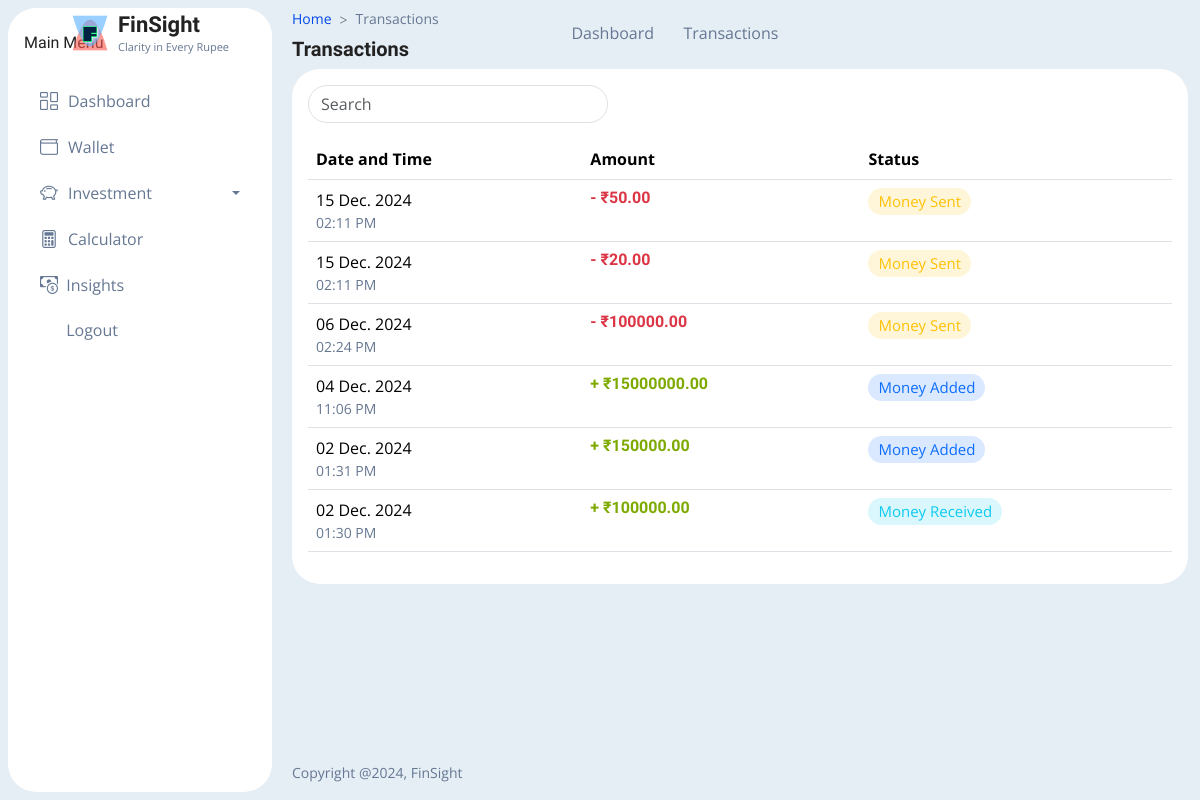
The page /dashboard/transaction/ (signed in) on the database its author committed.
### dashboard/models.py (models this page shows, shortened)
class Transaction(models.Model):
    TRANSACTION_TYPE_CHOICES = [
        ('send', 'Send Money'),
        ('receive', 'Receive Money'),
        ('add', 'Add Money'),
        ('buy_stock', 'Buy Stock'),
        ('sell_stock', 'Sell Stock'),
    ]
    user = models.ForeignKey(User, on_delete=models.SET_NULL, related_name='transactions', null=True, blank=True)
    transaction_type = models.CharField(max_length=10, choices=TRANSACTION_TYPE_CHOICES)
    amount = models.DecimalField(max_digits=10, decimal_places=2)
    date = models.DateTimeField(auto_now_add=True)

### dashboard/views.py (the view)
# urls.py: path('dashboard/transaction/', transaction, name='transaction'),
def transaction(request):
    user = request.user
    transactions = Transaction.objects.filter(user=user).order_by('-date')  # Sort by date descending
    return render(request, 'transaction.html', {
        'transactions': transactions,
    })

### dashboard/templates/transaction.html (shortened to what this page needs)
{% load static %}
<!doctype html>
<html lang="en">
<head>
    <link rel="stylesheet" href="{% static 'css/style.css' %}">
</head>
<body
    class="main-bg main-bg-opac main-bg-blur adminuiux-sidebar-fill-white adminuiux-sidebar-boxed theme-blue roundedui"
    data-theme="theme-blue" data-sidebarfill="adminuiux-sidebar-fill-white" data-bs-spy="scroll"
    data-bs-target="#list-example" data-bs-smooth-scroll="true" tabindex="0">
    {% include 'header.html' %}
    <div class="adminuiux-wrap">
        {% include 'sidebar.html' %}
        <main class="adminuiux-content has-sidebar" onclick="contentClick()">
            <div class="container-fluid mt-4">
                <div class="row gx-3 align-items-center">
                    <div class="col-12 col-sm">
                        <nav aria-label="breadcrumb" class="mb-2">
                            <ol class="breadcrumb mb-0">
                                <li class="breadcrumb-item bi"><a href="{% url 'dashboard' %}">Home</a></li>
                                <li class="breadcrumb-item active bi" aria-current="page">Transactions</li>
                            </ol>
                        </nav>
                        <h5>Transactions</h5>
                    </div>
                </div>
            </div>
            <div class="container" id="main-content">
                <div class="card adminuiux-card mt-4 mb-0">
                    <div class="card-body">
                        <div class="mb-3" style="max-width: 300px;">
                            <input type="text" id="search" class="form-control" placeholder="Search">
                        </div>
                        <table id="dataTable" class="table w-100 nowrap">
                            <thead>
                                <tr>
                                    <th class="all">Date and Time</th>
                                    <th data-breakpoints="xs sm">Amount</th>
                                    <th data-breakpoints="xs sm">Status</th>
                                </tr>
                            </thead>
                            <tbody>
                                {% for transaction in transactions %}
                                <tr>
                                    <td>
                                        <p class="mb-0">{{ transaction.date|date:"d M. Y" }}</p>
                                        <p class="text-secondary small">{{ transaction.date|date:"h:i A" }}</p>
                                    </td>
                                    <td>
                                        {% if transaction.transaction_type == 'buy_stock' %}
                                        <h6 class="text-success">- ₹{{ transaction.amount }}</h6>
                                        {% elif transaction.transaction_type == 'receive' %}
                                        <h6 class="text-success">+ ₹{{ transaction.amount }}</h6>
                                        {% elif transaction.transaction_type == 'add' %}
                                        <h6 class="text-success">+ ₹{{ transaction.amount }}</h6>
                                        {% elif transaction.transaction_type == 'sell_stock' %}
                                        <h6 class="text-success">+ ₹{{ transaction.amount }}</h6>
                                        {% elif transaction.transaction_type == 'send' %}
                                        <h6 class="text-danger">- ₹{{ transaction.amount }}</h6>
                                        {% endif %}
                                    </td>
                                    <td>
                                        {% if transaction.transaction_type == 'buy_stock' %}
                                        <span class="badge badge-light rounded-pill text-bg-success">Shares Bought (Amount Deducted)</span>
                                        {% elif transaction.transaction_type == 'sell_stock' %}
                                        <span class="badge badge-light rounded-pill text-bg-danger">Shares Sold (Amount Added)</span>
                                        {% elif transaction.transaction_type == 'add' %}
                                        <span class="badge badge-light rounded-pill text-bg-primary">Money Added</span>
                                        {% elif transaction.transaction_type == 'send' %}
                                        <span class="badge badge-light rounded-pill text-bg-warning">Money Sent</span>
                                        {% elif transaction.transaction_type == 'receive' %}
                                        <span class="badge badge-light rounded-pill text-bg-info">Money Received</span>
                                        {% endif %}
                                    </td>
                                </tr>
                                {% endfor %}
                            </tbody>
                        </table>
                    </div>
                </div>
            </div>
        </main>
    </div>
    <footer class="adminuiux-footer has-adminuiux-sidebar mt-auto">
        <div class="container-fluid">
            <div class="row">
                <div class="col-12 col-md col-lg py-2">
                    <span class="small">Copyright @2024, FinSight </span>
                </div>
            </div>
        </div>
    </footer>
</body>
</html>

### dashboard/templates/transaction.html (style rules this page uses)
:root { --adminuiux-content-font: "Open Sans", sans-serif; --adminuiux-content-font-weight: 400; --adminuiux-title-font: "Lexend", sans-serif; --adminuiux-title-font-weight: 600 }

### rows shown on the page
Transaction: transaction_type "Money Sent"
Transaction: transaction_type "Money Sent"
Transaction: transaction_type "Money Sent"
Transaction: transaction_type "Money Added"
Transaction: transaction_type "Money Added"
Transaction: transaction_type "Money Received"
